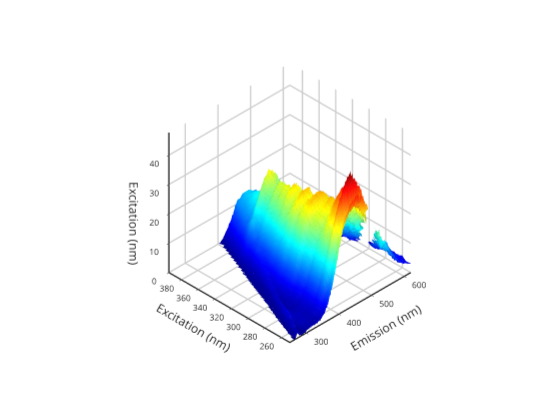

The code cell stored with this chart in its notebook:
### Markdown cell above
# Picking specific values

Using the graph below you can find fluorescence values at any ex/em pairs that you wish to use for fluorescnece indices such as humification index or fluorescence index.

### Code cell
% use the plotly plotting command to make the surface rotatable
graphics_toolkit ("plotly"); 
makesurfaceplot(F,em,ex)

### Figure 1 — Plotly figure (JSON) as saved in the notebook; plotly's stock layout.template omitted (floating-point values rounded to 4 significant figures; data arrays with more than 128 entries replaced by an {"elided": "..."} marker saying what was removed)
{"data": [{"autocolorscale": "false", "cauto": "false", "cmax": 43.28, "cmin": 0, "colorscale": [[0, "rgb(0,0,143)"], [0.01587, "rgb(0,0,159)"], [0.03175, "rgb(0,0,175)"], [0.04762, "rgb(0,0,191)"], [0.06349, "rgb(0,0,207)"], [0.07937, "rgb(0,0,223)"], [0.09524, "rgb(0,0,239)"], [0.1111, "rgb(0,0,255)"], [0.127, "rgb(0,15,255)"], [0.1429, "rgb(0,31,255)"], [0.1587, "rgb(0,47,255)"], [0.1746, "rgb(0,63,255)"], [0.1905, "rgb(0,79,255)"], [0.2063, "rgb(0,95,255)"], [0.2222, "rgb(0,111,255)"], [0.2381, "rgb(0,127,255)"], [0.254, "rgb(0,143,255)"], [0.2698, "rgb(0,159,255)"], [0.2857, "rgb(0,175,255)"], [0.3016, "rgb(0,191,255)"], [0.3175, "rgb(0,207,255)"], [0.3333, "rgb(0,223,255)"], [0.3492, "rgb(0,239,255)"], [0.3651, "rgb(0,255,255)"], [0.381, "rgb(15,255,239)"], [0.3968, "rgb(31,255,223)"], [0.4127, "rgb(47,255,207)"], [0.4286, "rgb(63,255,191)"], [0.4444, "rgb(79,255,175)"], [0.4603, "rgb(95,255,159)"], [0.4762, "rgb(111,255,143)"], [0.4921, "rgb(127,255,127)"], [0.5079, "rgb(143,255,111)"], [0.5238, "rgb(159,255,95)"], [0.5397, "rgb(175,255,79)"], [0.5556, "rgb(191,255,63)"], [0.5714, "rgb(207,255,47)"], [0.5873, "rgb(223,255,31)"], [0.6032, "rgb(239,255,15)"], [0.619, "rgb(255,255,0)"], [0.6349, "rgb(255,239,0)"], [0.6508, "rgb(255,223,0)"], [0.6667, "rgb(255,207,0)"], [0.6825, "rgb(255,191,0)"], [0.6984, "rgb(255,175,0)"], [0.7143, "rgb(255,159,0)"], [0.7302, "rgb(255,143,0)"], [0.746, "rgb(255,127,0)"], [0.7619, "rgb(255,111,0)"], [0.7778, "rgb(255,95,0)"], [0.7937, "rgb(255,79,0)"], [0.8095, "rgb(255,63,0)"], [0.8254, "rgb(255,47,0)"], [0.8413, "rgb(255,31,0)"], [0.8571, "rgb(255,15,0)"], [0.873, "rgb(255,0,0)"], [0.8889, "rgb(239,0,0)"], [0.9048, "rgb(223,0,0)"], [0.9206, "rgb(207,0,0)"], [0.9365, "rgb(191,0,0)"], [0.9524, "rgb(175,0,0)"], [0.9683, "rgb(159,0,0)"], [0.9841, "rgb(143,0,0)"], [1, "rgb(127,0,0)"]], "contours": {"x": {"highlight": true, "highlightcolor": "rgb(0, 0, 0)", "highlightwidth": 1, "show": false}, "y": {"highlight": true, "highlightcolor": "rgb(0, 0, 0)", "highlightwidth": 1, "show": false}, "z": {"highlight": true, "highlightcolor": "rgb(0, 0, 0)", "highlightwidth": 1, "show": false}}, "name": "", "scene": "scene", "showlegend": false, "showscale": false, "surfacecolor": {"elided": "30x371 float values"}, "type": "surface", "visibility": true, "x": {"elided": "371 float values"}, "y": [250, 255, 260, 265.1, 270, 275, 280, 285.1, 290, 295, 300, 305.1, 310, 315, 320, 325.1, 330, 335.1, 340, 345.1, 350, 355.1, 360, 365.1, 370, 375.1, 380, 385, 390, 395.1], "z": {"elided": "30x371 float values"}}], "layout": {"height": 420, "hovermode": "closest", "margin": {"b": 0, "l": 0, "r": 0, "t": 0}, "plot_bgcolor": "rgba(0, 0, 0, 0)", "scene": {"aspectmode": "auto", "aspectratio": {"x": 1, "y": 1, "z": 1}, "camera": {"projection": {"type": "orthographic"}}, "domain": {"x": [0.13, 0.905], "y": [0.11, 0.925]}, "xaxis": {"autorange": false, "exponentformat": "none", "gridcolor": "", "gridwidth": 3, "linecolor": "rgb(38,38,38)", "linewidth": 3, "mirror": false, "range": [620, 250], "showgrid": true, "showline": true, "side": "bottom", "spikedash": "solid", "spikemode": "across", "spikesides": false, "spikethickness": 1, "tickangle": 0, "tickcolor": "rgb(38,38,38)", "tickfont": {"color": "rgb(38,38,38)", "size": 10}, "ticklen": 3, "ticks": "outside", "ticktext": ["300", "400", "500", "600"], "tickvals": [300, 400, 500, 600], "title": {"font": {"color": "rgb(38,38,38)", "size": 12}, "text": "Emission (nm)"}, "type": "linear", "visible": true, "zeroline": false}, "yaxis": {"autorange": false, "exponentformat": "none", "gridcolor": "", "gridwidth": 3, "linecolor": "rgb(38,38,38)", "linewidth": 3, "mirror": false, "range": [395.1, 250], "showgrid": true, "showline": true, "side": "left", "spikedash": "solid", "spikemode": "across", "spikesides": false, "spikethickness": 1, "tickangle": 0, "tickcolor": "rgb(38,38,38)", "tickfont": {"color": "rgb(38,38,38)", "size": 10}, "ticklen": 3, "ticks": "outside", "ticktext": ["260", "280", "300", "320", "340", "360", "380"], "tickvals": [260, 280, 300, 320, 340, 360, 380], "title": {"font": {"color": "rgb(38,38,38)", "size": 12}, "text": "Excitation (nm)"}, "type": "linear", "visible": true, "zeroline": false}, "zaxis": {"autorange": false, "exponentformat": "none", "gridcolor": "", "gridwidth": 3, "linecolor": "rgb(38,38,38)", "linewidth": 3, "mirror": false, "range": [0, 47.61], "showgrid": true, "showline": true, "side": "none", "spikedash": "solid", "spikemode": "across", "spikesides": false, "spikethickness": 1, "tickangle": 0, "tickcolor": "rgb(38,38,38)", "tickfont": {"color": "rgb(38,38,38)", "size": 10}, "ticklen": 3, "ticks": "outside", "ticktext": ["0", "10", "20", "30", "40"], "tickvals": [0, 10, 20, 30, 40], "title": {"font": {"color": "rgb(38,38,38)", "size": 12}, "text": "Excitation (nm)"}, "type": "linear", "visible": true, "zeroline": false}}, "showlegend": false, "width": 560}}
